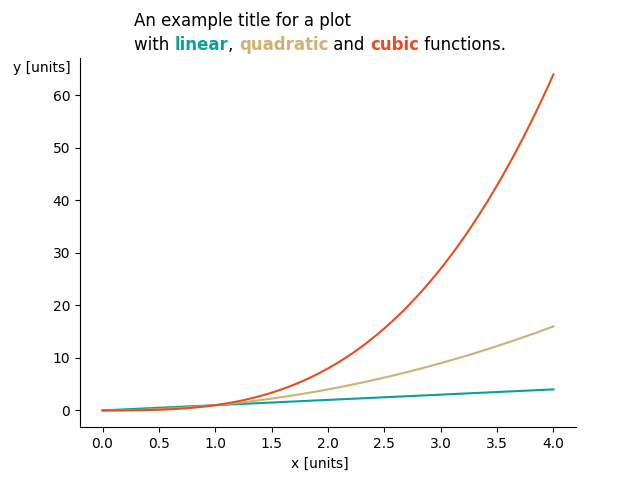

Here is the Python script that generated this plot:
"""
COLORS:
- Use annotations to add text with multiple colors

TODO:
1. Replace the texts with a title with annotations: https://github.com/znstrider/highlight_text
"""

import matplotlib.pyplot as plt
import matplotlib as mpl
from pypalettes import load_cmap
from highlight_text import fig_text
import numpy as np

x = np.linspace(0, 4, 100)
y1 = x # Linear
y2 = x**2 # Squared
y3 = x**3 # Cubed

fig, ax = plt.subplots()

# Choose from:  'tab10', 'tab20', 'tab20b', 'tab20c', 'Pastel1', 'Pastel2', 'Paired', 'Accent', 'Dark2', 'Set1', 'Set2', 'Set3', 'petroff10'
#colors = mpl.color_sequences["tab20c"]
colors = load_cmap("AsteroidCity1").colors

# Set the background color of the figure
fig_bg_color = "white"
fig.set_facecolor(fig_bg_color)

# Set the background color of the axis
ax_bg_color = "white"
ax.set_facecolor(ax_bg_color)

# Plot the data
ax.plot(x, y1, color=colors[0])
ax.plot(x, y2, color=colors[1])
ax.plot(x, y3, color=colors[2])

# Set a title with colorful annotations
fig_text(
  x=0.5, y=0.975,
  s="An example title for a plot\nwith <linear>, <quadratic> and <cubic> functions.",
  color="black",
  ax=ax, 
  size=12,
  ha="center",
  va="top",
  highlight_textprops=[
    {"color": colors[0], "weight": "bold"},
    {"color": colors[1], "weight": "bold"},
    {"color": colors[2], "weight": "bold"},
  ],
)

# Remove the spines
ax.spines["top"].set_visible(False)
ax.spines["right"].set_visible(False)

# Add labels
fig.text(x=0.50, y=0.025, s="x [units]", ha="center", fontsize=10, color="black")
fig.text(x=0.02, y=0.850, s="y [units]", ha="left", fontsize=10, color="black")

# Save the figure
figname = "annotations_solution.png"
plt.savefig(figname)
print(f"open {figname}")
